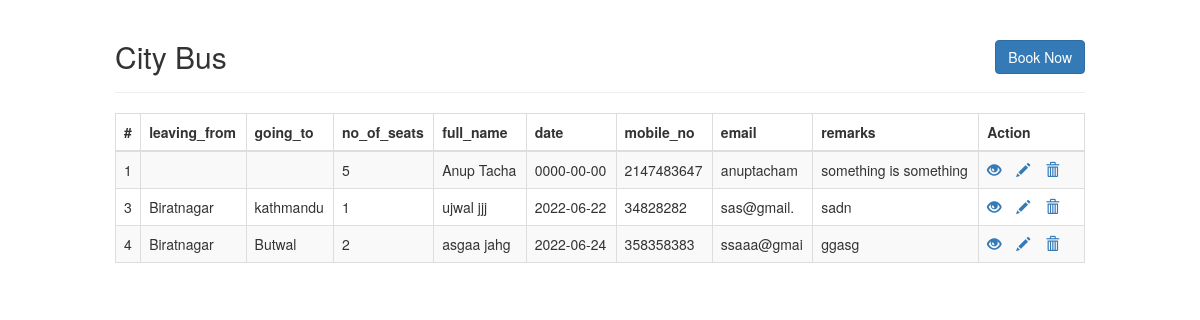
The page /busbookingindex.php on the database its author committed.
### tables this page shows
CREATE TABLE `ticketbooking` (
  `id` int(11) NOT NULL,
  `leaving_from` varchar(255) NOT NULL,
  `going_to` varchar(255) NOT NULL,
  `full_name` varchar(10) NOT NULL,
  `no_of_seats` int(10) NOT NULL,
  `date` date NOT NULL,
  `mobile_no` int(50) NOT NULL,
  `email` varchar(10) NOT NULL,
  `remarks` text NOT NULL
);

### busbookingindex.php (the view, shortened to what this page needs)
<!DOCTYPE html>
<html lang="en">
<head>
    <link rel="stylesheet" href="https://maxcdn.bootstrapcdn.com/bootstrap/3.3.7/css/bootstrap.css">
</head>
<body>
    <div class="wrapper">
        <div class="container-fluid">
            <div class="row">
                <div class="col-md-12">
                    <div class="page-header clearfix">
                        <h2 class="pull-left">City Bus</h2>
                        <a href="busbookingcreate.php" class="btn btn-primary pull-right">Book Now</a>
                    </div>
                    <?php
                    require_once "config.php";
                    $sql = "SELECT * FROM ticketbooking";
                    if($result = $mysqli->query($sql)){
                        if($result->num_rows > 0){
                            echo "<table class='table table-bordered table-striped'>";
                                echo "<thead>";
                                    echo "<tr>";
                                        echo "<th>#</th>";
                                        echo "<th>leaving_from</th>";
                                        echo "<th>going_to</th>";
                                        echo "<th>no_of_seats</th>";
                                        echo "<th>full_name</th>";
                                        echo "<th>date</th>";
                                        echo "<th>mobile_no</th>";
                                        echo "<th>email</th>";
                                        echo "<th>remarks</th>";
                                        echo "<th>Action</th>";
                                    echo "</tr>";
                                echo "</thead>";
                                echo "<tbody>";
                                while($row = $result->fetch_array()){
                                    echo "<tr>";
                                        echo "<td>" . $row['id'] . "</td>";
                                        echo "<td>" . $row['leaving_from'] . "</td>";
                                        echo "<td>" . $row['going_to'] . "</td>";
                                        echo "<td>" . $row['no_of_seats'] . "</td>";
                                        echo "<td>" . $row['full_name'] . "</td>";
                                        echo "<td>" . $row['date'] . "</td>";
                                        echo "<td>" . $row['mobile_no'] . "</td>";
                                        echo "<td>" . $row['email'] . "</td>";
                                        echo "<td>" . $row['remarks'] . "</td>";
                                        echo "<td>";
                                            echo "<a href='busbookingread.php?id=". $row['id'] ."' title='View Record' data-toggle='tooltip'><span class='glyphicon glyphicon-eye-open'></span></a>";
                                            echo "<a href='busbookingupdate.php?id=". $row['id'] ."' title='Update Record' data-toggle='tooltip'><span class='glyphicon glyphicon-pencil'></span></a>";
                                            echo "<a href='busbookingdelete.php?id=". $row['id'] ."' title='Delete Record' data-toggle='tooltip'><span class='glyphicon glyphicon-trash'></span></a>";
                                        echo "</td>";
                                    echo "</tr>";
                                }
                                echo "</tbody>";
                            echo "</table>";
                        } else{
                            echo "<p class='lead'><em>No records were found.</em></p>";
                        }
                    } else{
                        echo "ERROR: Could not able to execute $sql. " . $mysqli->error;
                    }
                    ?>
                </div>
            </div>
        </div>
    </div>
</body>
</html>

### busbookingindex.php (style rules this page uses)
.wrapper { width: 1000px; margin: 0 auto; }
.page-header h2 { margin-top: 0; }
table tr td:last-child a { margin-right: 15px; }

### rows shown on the page
ticketbooking: id "1", no_of_seats "5", full_name "Anup Tacha", date "0000-00-00", mobile_no "2147483647", email "anuptacham", remarks "something is something"
ticketbooking: id "3", leaving_from "Biratnagar", going_to "kathmandu", no_of_seats "1", full_name "ujwal jjj", date "2022-06-22", mobile_no "34828282", email "sas@gmail.", remarks "sadn"
ticketbooking: id "4", leaving_from "Biratnagar", going_to "Butwal", no_of_seats "2", full_name "asgaa jahg", date "2022-06-24", mobile_no "358358383", email "ssaaa@gmai", remarks "ggasg"
